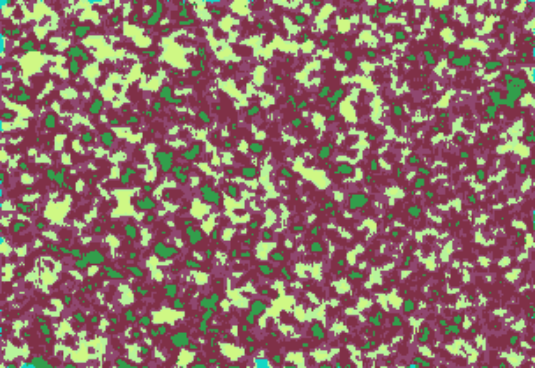
#> input picture weights/out/1.png, 535 x 368 px, given in place of 3.png, which was not available
$ python review_predictions_and_create_better_color_pedictions.py
#> lines starting #> are read from the running program, lines starting #| are printed output that depends on the picture; pictures that were not available may be replaced by others from this repository, and a replacement may not be noted
# -*- coding: utf-8 -*-
"""
Created on Sat Feb  8 09:41:41 2020

@author: craig
"""

from PIL import Image, ImageOps
import os.path


#import skimage
from skimage.color import rgb2gray
from skimage.filters import sobel,gaussian,hessian,frangi,laplace,median
#, meijering, prewitt, prewitt_h, prewitt_v, sato
#from skimage.segmentation import random_walker
#from skimage.data import binary_blobs, moon, astronaut, hubble_deep_field, ts

import numpy as np
import matplotlib.pyplot as plt
import cv2


#for i in range(1,61,1):    #offset = int(input('Input Integer Offset = '))
for i in range(3,4,1):    #offset = int(input('Input Integer Offset = '))


    TS=str(i)
    #offset_plus = 50


    img=os.path.join('weights/out/', TS + '.png')
#    img=os.path.join('weights/out_color/', TS + '.png')

#   TS_Im = Image.open(img).convert('L')
    TS_Im = Image.open(img)
#> TS_Im is the input picture: PIL image 535x368 RGB; mean R, G, B 141.9, 108, 102.1
#    TS_Im = Image.open(img)


    a = np.array(TS_Im)
    data = np.array(TS_Im)
    #gradient = np.array(TS_Im)
    #gradient = sobel(rgb2gray(data))  # true gradients

    gradient = (1-gaussian(rgb2gray(data)))*256 #averagint
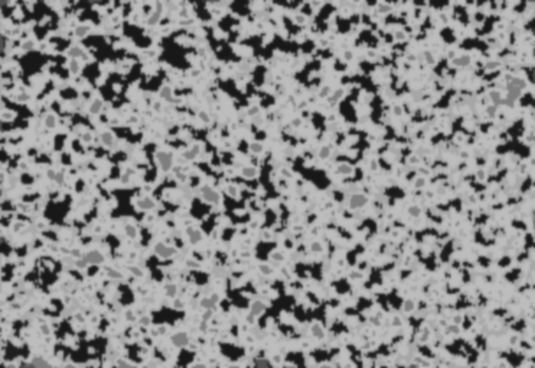
#> gradient: shape (368, 535) float64; min 24.17, max 189.1, mean 140.8
    # [18 lines of commented-out code are left out]

    label = np.zeros(gradient.shape )

#    label = gradient


    label[gradient < 40]   = 10   #dark grains
    label[gradient > 40]   = 100  #epoxy

    label[gradient > 120]  = 200  # big quartz grains
    label[gradient > 130]   = 100  #epoxy
    label[gradient > 170]  = 150  #  dark Quartz

# =============================================================================
# Plots
# =============================================================================


    plt.figure(0)
    plt.imshow(data)  #Predicted Image

    plt.figure(1)
    histogram, bin_edges = np.histogram(data, bins=256, range=(0.0, 256))
#> histogram = 256 values, max 65020 at index 71, min 0 at index 0, mean 2307.2; bin_edges = 257 values from 0 to 256
    plt.title(" Histogram Predicted RGB Image")
    plt.xlabel(" value")
    plt.ylabel("pixels")
    plt.plot(bin_edges[0:-1], histogram)  # <- or here


    plt.figure(2)
    plt.imshow(gradient)  #Gradient Image

    plt.figure(3)
    histogram, bin_edges = np.histogram(gradient, bins=256, range=(0.0, 256))
#> histogram = 256 values, max 11596 at index 188, min 0 at index 0, mean 769.1
    plt.title(" Histogram Gradient Gray-Level Image")
    plt.xlabel(" value")
    plt.ylabel("pixels")
    plt.plot(bin_edges[0:-1], histogram)  # <- or here


    plt.figure(6)
    histogram, bin_edges = np.histogram(gradient, bins=256, range=(0.001, 50))
#> histogram = 256 values, max 1496 at index 123, min 0 at index 0, mean 91.86; bin_edges = 257 values from 0.001 to 50
    plt.title(" Histogram Gradient 0 to 50")
    plt.xlabel(" value")
    plt.ylabel("pixels")
    plt.plot(bin_edges[0:-1], histogram)  # <- or her

    plt.figure(7)
    histogram, bin_edges = np.histogram(gradient, bins=256, range=(50, 100))
#> histogram = 256 values, max 118 at index 1, min 55 at index 107, mean 78.74; bin_edges = 257 values from 50 to 100
    plt.title(" Histogram Gradient 50 to 100")
    plt.xlabel(" value")
    plt.ylabel("pixels")
    plt.plot(bin_edges[0:-1], histogram)  # <- or her


    plt.figure(8)
    histogram, bin_edges = np.histogram(gradient, bins=256, range=(100, 150))
#> histogram = 256 values, max 750 at index 135, min 56 at index 62, mean 128.8; bin_edges = 257 values from 100 to 150
    plt.title(" Histogram Gradient 100 to 150")
    plt.xlabel(" value")
    plt.ylabel("pixels")
    plt.plot(bin_edges[0:-1], histogram)  # <- or her

    plt.figure(9)
    histogram, bin_edges = np.histogram(gradient, bins=256, range=(150, 255))
#> histogram = 256 values, max 5665 at index 94, min 0 at index 96, mean 469.6; bin_edges = 257 values from 150 to 255
    plt.title(" Histogram Gradient 150 to 255")
    plt.xlabel(" value")
    plt.ylabel("pixels")
    plt.plot(bin_edges[0:-1], histogram)  # <- or her

    plt.figure(10)
    plt.imshow(label)  #Labeled Image

    plt.figure(11)
    histogram, bin_edges = np.histogram(label, bins=256, range=(0.001, 255))
    plt.title(" Histogram Labels")
    plt.xlabel(" value")
    plt.ylabel("pixels")
    plt.plot(bin_edges[0:-1], histogram)  # <- or here


    img_out=os.path.join('weights/out_color', TS + '.png')
    im = Image.fromarray(label)
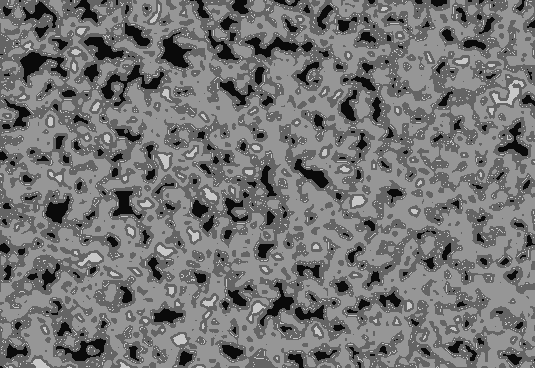
#> im: PIL image 535x368 F; min 10, max 200, mean 116.9
    im = im.convert("L")
#> im: PIL image 535x368 L
#> `#    plt.imsave(img_out, label, cmap="gnuplot")`:
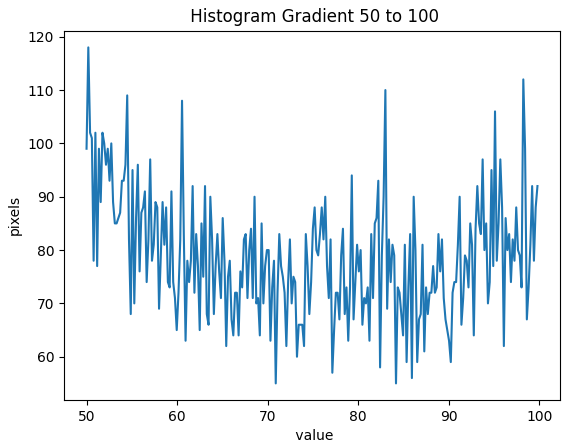
#> figure drawn by matplotlib, 1 panel; curve peaks at x = 50.2, y = 118
#> `#    plt.imsave(img_out, label, cmap="gnuplot")`:
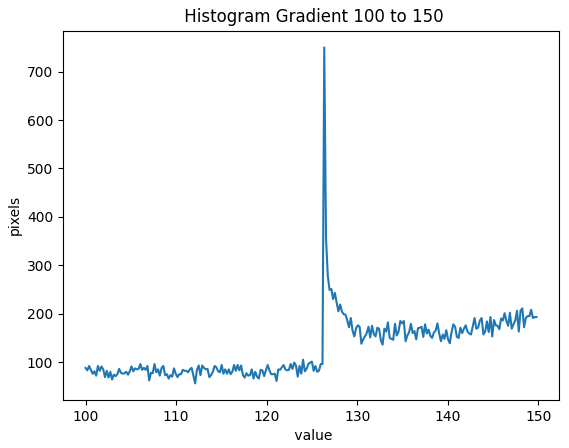
#> figure drawn by matplotlib, 1 panel; curve peaks at x = 126.4, y = 750
#> `#    plt.imsave(img_out, label, cmap="gnuplot")`:
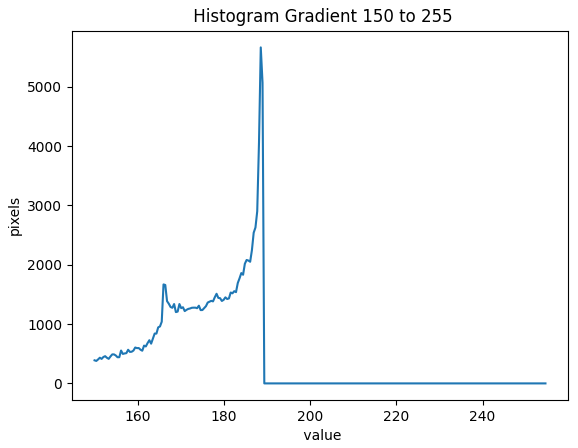
#> figure drawn by matplotlib, 1 panel; curve peaks at x = 188.6, y = 5665
#> `#    plt.imsave(img_out, label, cmap="gnuplot")`:
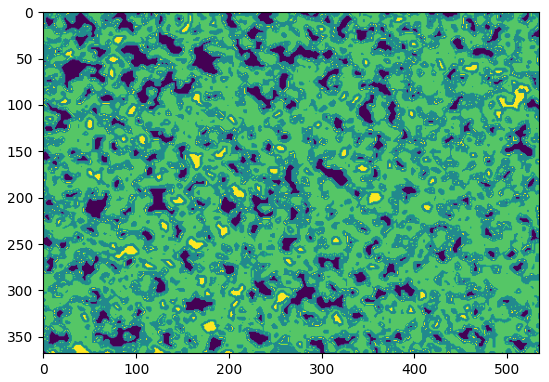
#> figure drawn by matplotlib, 1 panel
#> `#    plt.imsave(img_out, label, cmap="gnuplot")`:
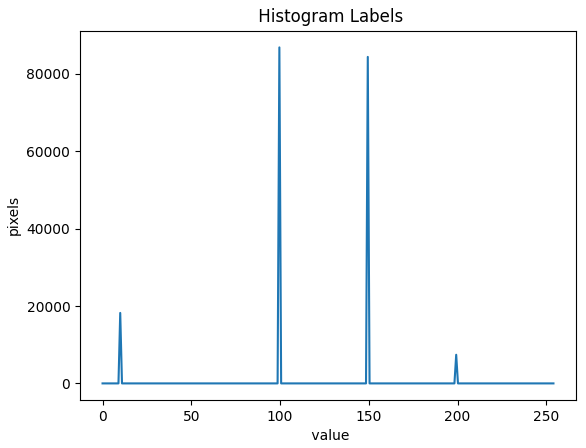
#> figure drawn by matplotlib, 1 panel; curve peaks at x = 99.61, y = 86858
    im.save(img_out)


# [28 lines of commented-out code are left out]

$ run again, on weights/out/3.png
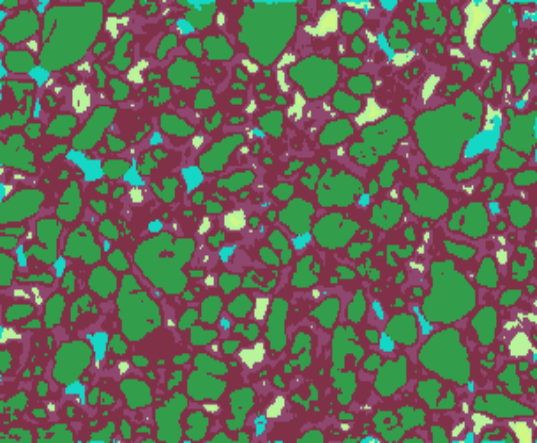
#> input picture weights/out/3.png, 537 x 443 px
#> TS_Im is the input picture: PIL image 537x443 RGB; mean R, G, B 101.4, 104.8, 86.2
#> `gradient = (1-gaussian(rgb2gray(data)))*256`:
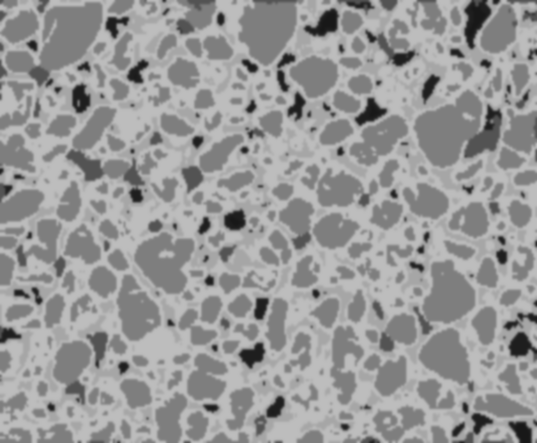
#> gradient: shape (443, 537) float64; min 24.17, max 189.1, mean 152.8
#> `histogram, bin_edges = np.histogram(data, bins=256, range=(0.0, 256))`: histogram = 256 values, max 83350 at index 71, min 0 at index 0, mean 2787.8; bin_edges = 257 values from 0 to 256
#> `histogram, bin_edges = np.histogram(gradient, bins=256, range=(0.0, 25..`: histogram = 256 values, max 44454 at index 126, min 0 at index 0, mean 929.3
#> `histogram, bin_edges = np.histogram(gradient, bins=256, range=(0.001, ..`: histogram = 256 values, max 706 at index 156, min 0 at index 0, mean 20.92; bin_edges = 257 values from 0.001 to 50
#> `histogram, bin_edges = np.histogram(gradient, bins=256, range=(50, 100))`: histogram = 256 values, max 1364 at index 169, min 7 at index 103, mean 34.43; bin_edges = 257 values from 50 to 100
#> `histogram, bin_edges = np.histogram(gradient, bins=256, range=(100, 15..`: histogram = 256 values, max 38823 at index 135, min 19 at index 27, mean 343; bin_edges = 257 values from 100 to 150
#> `histogram, bin_edges = np.histogram(gradient, bins=256, range=(150, 25..`: histogram = 256 values, max 15246 at index 95, min 0 at index 96, mean 530.9; bin_edges = 257 values from 150 to 255
#> `#    plt.imsave(img_out, label, cmap="gnuplot")`:
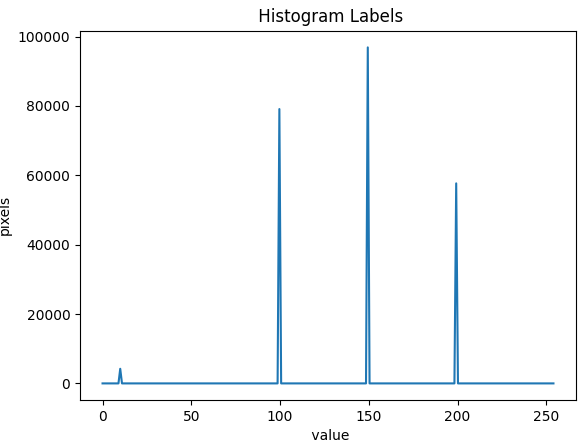
#> figure drawn by matplotlib, 1 panel; curve peaks at x = 149.4, y = 96888
